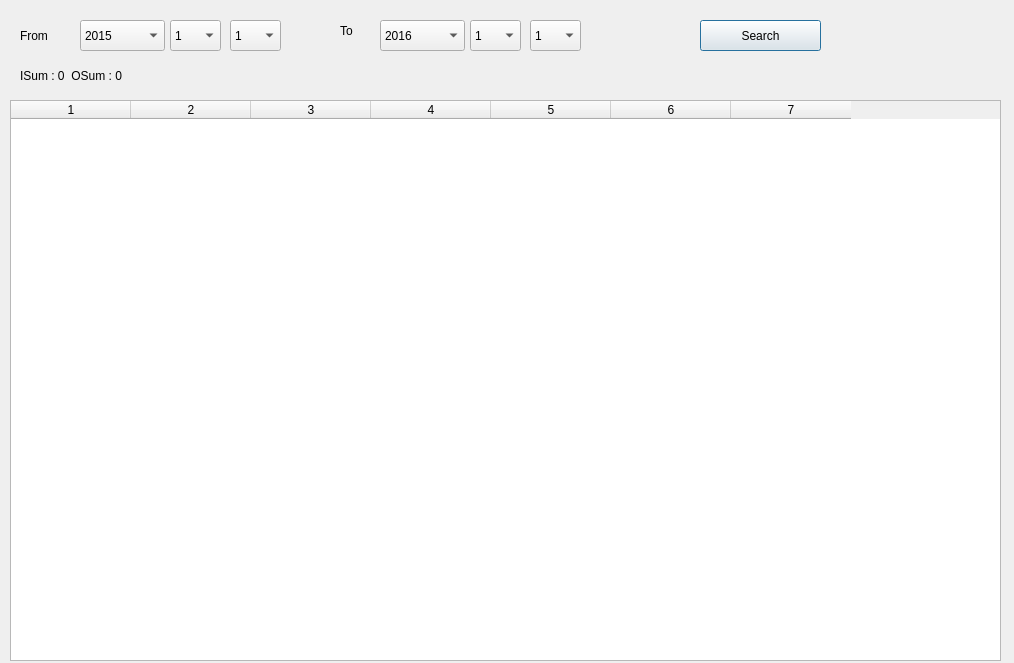
<?xml version="1.0" encoding="UTF-8"?>
<ui version="4.0">
 <class>goods_history</class>
 <widget class="QDialog" name="goods_history">
  <property name="geometry">
   <rect>
    <x>0</x>
    <y>0</y>
    <width>1014</width>
    <height>663</height>
   </rect>
  </property>
  <property name="windowTitle">
   <string>GoodsHistory</string>
  </property>
  <widget class="QTableWidget" name="table_g">
   <property name="geometry">
    <rect>
     <x>10</x>
     <y>100</y>
     <width>991</width>
     <height>561</height>
    </rect>
   </property>
   <property name="sortingEnabled">
    <bool>true</bool>
   </property>
   <property name="columnCount">
    <number>7</number>
   </property>
   <attribute name="horizontalHeaderDefaultSectionSize">
    <number>120</number>
   </attribute>
   <column/>
   <column/>
   <column/>
   <column/>
   <column/>
   <column/>
   <column/>
  </widget>
  <widget class="QLabel" name="label">
   <property name="geometry">
    <rect>
     <x>20</x>
     <y>20</y>
     <width>51</width>
     <height>31</height>
    </rect>
   </property>
   <property name="text">
    <string>From</string>
   </property>
  </widget>
  <widget class="QLabel" name="label_2">
   <property name="geometry">
    <rect>
     <x>340</x>
     <y>20</y>
     <width>41</width>
     <height>21</height>
    </rect>
   </property>
   <property name="text">
    <string>To</string>
   </property>
  </widget>
  <widget class="QLabel" name="sum_l">
   <property name="geometry">
    <rect>
     <x>20</x>
     <y>60</y>
     <width>921</width>
     <height>31</height>
    </rect>
   </property>
   <property name="text">
    <string>ISum : 0  OSum : 0</string>
   </property>
  </widget>
  <widget class="QComboBox" name="fy_c">
   <property name="geometry">
    <rect>
     <x>80</x>
     <y>20</y>
     <width>85</width>
     <height>31</height>
    </rect>
   </property>
   <property name="currentIndex">
    <number>0</number>
   </property>
   <item>
    <property name="text">
     <string>2015</string>
    </property>
   </item>
   <item>
    <property name="text">
     <string>2014</string>
    </property>
   </item>
   <item>
    <property name="text">
     <string>2013</string>
    </property>
   </item>
   <item>
    <property name="text">
     <string>2012</string>
    </property>
   </item>
  </widget>
  <widget class="QComboBox" name="fm_c">
   <property name="geometry">
    <rect>
     <x>170</x>
     <y>20</y>
     <width>51</width>
     <height>31</height>
    </rect>
   </property>
   <item>
    <property name="text">
     <string>1</string>
    </property>
   </item>
   <item>
    <property name="text">
     <string>2</string>
    </property>
   </item>
   <item>
    <property name="text">
     <string>3</string>
    </property>
   </item>
   <item>
    <property name="text">
     <string>4</string>
    </property>
   </item>
   <item>
    <property name="text">
     <string>5</string>
    </property>
   </item>
   <item>
    <property name="text">
     <string>6</string>
    </property>
   </item>
   <item>
    <property name="text">
     <string>7</string>
    </property>
   </item>
   <item>
    <property name="text">
     <string>8</string>
    </property>
   </item>
   <item>
    <property name="text">
     <string>9</string>
    </property>
   </item>
   <item>
    <property name="text">
     <string>10</string>
    </property>
   </item>
   <item>
    <property name="text">
     <string>11</string>
    </property>
   </item>
   <item>
    <property name="text">
     <string>12</string>
    </property>
   </item>
  </widget>
  <widget class="QComboBox" name="fd_c">
   <property name="geometry">
    <rect>
     <x>230</x>
     <y>20</y>
     <width>51</width>
     <height>31</height>
    </rect>
   </property>
   <item>
    <property name="text">
     <string>1</string>
    </property>
   </item>
   <item>
    <property name="text">
     <string>2</string>
    </property>
   </item>
   <item>
    <property name="text">
     <string>3</string>
    </property>
   </item>
   <item>
    <property name="text">
     <string>4</string>
    </property>
   </item>
   <item>
    <property name="text">
     <string>5</string>
    </property>
   </item>
   <item>
    <property name="text">
     <string>6</string>
    </property>
   </item>
   <item>
    <property name="text">
     <string>7</string>
    </property>
   </item>
   <item>
    <property name="text">
     <string>8</string>
    </property>
   </item>
   <item>
    <property name="text">
     <string>9</string>
    </property>
   </item>
   <item>
    <property name="text">
     <string>10</string>
    </property>
   </item>
   <item>
    <property name="text">
     <string>11</string>
    </property>
   </item>
   <item>
    <property name="text">
     <string>12</string>
    </property>
   </item>
   <item>
    <property name="text">
     <string>13</string>
    </property>
   </item>
   <item>
    <property name="text">
     <string>14</string>
    </property>
   </item>
   <item>
    <property name="text">
     <string>15</string>
    </property>
   </item>
   <item>
    <property name="text">
     <string>16</string>
    </property>
   </item>
   <item>
    <property name="text">
     <string>17</string>
    </property>
   </item>
   <item>
    <property name="text">
     <string>18</string>
    </property>
   </item>
   <item>
    <property name="text">
     <string>19</string>
    </property>
   </item>
   <item>
    <property name="text">
     <string>20</string>
    </property>
   </item>
   <item>
    <property name="text">
     <string>21</string>
    </property>
   </item>
   <item>
    <property name="text">
     <string>22</string>
    </property>
   </item>
   <item>
    <property name="text">
     <string>23</string>
    </property>
   </item>
   <item>
    <property name="text">
     <string>24</string>
    </property>
   </item>
   <item>
    <property name="text">
     <string>25</string>
    </property>
   </item>
   <item>
    <property name="text">
     <string>26</string>
    </property>
   </item>
   <item>
    <property name="text">
     <string>27</string>
    </property>
   </item>
   <item>
    <property name="text">
     <string>28</string>
    </property>
   </item>
   <item>
    <property name="text">
     <string>29</string>
    </property>
   </item>
   <item>
    <property name="text">
     <string>30</string>
    </property>
   </item>
   <item>
    <property name="text">
     <string>31</string>
    </property>
   </item>
  </widget>
  <widget class="QComboBox" name="tm_c">
   <property name="geometry">
    <rect>
     <x>470</x>
     <y>20</y>
     <width>51</width>
     <height>31</height>
    </rect>
   </property>
   <item>
    <property name="text">
     <string>1</string>
    </property>
   </item>
   <item>
    <property name="text">
     <string>2</string>
    </property>
   </item>
   <item>
    <property name="text">
     <string>3</string>
    </property>
   </item>
   <item>
    <property name="text">
     <string>4</string>
    </property>
   </item>
   <item>
    <property name="text">
     <string>5</string>
    </property>
   </item>
   <item>
    <property name="text">
     <string>6</string>
    </property>
   </item>
   <item>
    <property name="text">
     <string>7</string>
    </property>
   </item>
   <item>
    <property name="text">
     <string>8</string>
    </property>
   </item>
   <item>
    <property name="text">
     <string>9</string>
    </property>
   </item>
   <item>
    <property name="text">
     <string>10</string>
    </property>
   </item>
   <item>
    <property name="text">
     <string>11</string>
    </property>
   </item>
   <item>
    <property name="text">
     <string>12</string>
    </property>
   </item>
  </widget>
  <widget class="QComboBox" name="td_c">
   <property name="geometry">
    <rect>
     <x>530</x>
     <y>20</y>
     <width>51</width>
     <height>31</height>
    </rect>
   </property>
   <item>
    <property name="text">
     <string>1</string>
    </property>
   </item>
   <item>
    <property name="text">
     <string>2</string>
    </property>
   </item>
   <item>
    <property name="text">
     <string>3</string>
    </property>
   </item>
   <item>
    <property name="text">
     <string>4</string>
    </property>
   </item>
   <item>
    <property name="text">
     <string>5</string>
    </property>
   </item>
   <item>
    <property name="text">
     <string>6</string>
    </property>
   </item>
   <item>
    <property name="text">
     <string>7</string>
    </property>
   </item>
   <item>
    <property name="text">
     <string>8</string>
    </property>
   </item>
   <item>
    <property name="text">
     <string>9</string>
    </property>
   </item>
   <item>
    <property name="text">
     <string>10</string>
    </property>
   </item>
   <item>
    <property name="text">
     <string>11</string>
    </property>
   </item>
   <item>
    <property name="text">
     <string>12</string>
    </property>
   </item>
   <item>
    <property name="text">
     <string>13</string>
    </property>
   </item>
   <item>
    <property name="text">
     <string>14</string>
    </property>
   </item>
   <item>
    <property name="text">
     <string>15</string>
    </property>
   </item>
   <item>
    <property name="text">
     <string>16</string>
    </property>
   </item>
   <item>
    <property name="text">
     <string>17</string>
    </property>
   </item>
   <item>
    <property name="text">
     <string>18</string>
    </property>
   </item>
   <item>
    <property name="text">
     <string>19</string>
    </property>
   </item>
   <item>
    <property name="text">
     <string>20</string>
    </property>
   </item>
   <item>
    <property name="text">
     <string>21</string>
    </property>
   </item>
   <item>
    <property name="text">
     <string>22</string>
    </property>
   </item>
   <item>
    <property name="text">
     <string>23</string>
    </property>
   </item>
   <item>
    <property name="text">
     <string>24</string>
    </property>
   </item>
   <item>
    <property name="text">
     <string>25</string>
    </property>
   </item>
   <item>
    <property name="text">
     <string>26</string>
    </property>
   </item>
   <item>
    <property name="text">
     <string>27</string>
    </property>
   </item>
   <item>
    <property name="text">
     <string>28</string>
    </property>
   </item>
   <item>
    <property name="text">
     <string>29</string>
    </property>
   </item>
   <item>
    <property name="text">
     <string>30</string>
    </property>
   </item>
   <item>
    <property name="text">
     <string>31</string>
    </property>
   </item>
  </widget>
  <widget class="QComboBox" name="ty_c">
   <property name="geometry">
    <rect>
     <x>380</x>
     <y>20</y>
     <width>85</width>
     <height>31</height>
    </rect>
   </property>
   <item>
    <property name="text">
     <string>2016</string>
    </property>
   </item>
   <item>
    <property name="text">
     <string>2015</string>
    </property>
   </item>
   <item>
    <property name="text">
     <string>2014</string>
    </property>
   </item>
   <item>
    <property name="text">
     <string>2013</string>
    </property>
   </item>
   <item>
    <property name="text">
     <string>2012</string>
    </property>
   </item>
  </widget>
  <widget class="QPushButton" name="search_p">
   <property name="geometry">
    <rect>
     <x>700</x>
     <y>20</y>
     <width>121</width>
     <height>31</height>
    </rect>
   </property>
   <property name="text">
    <string>Search</string>
   </property>
  </widget>
 </widget>
 <resources/>
 <connections/>
</ui>
